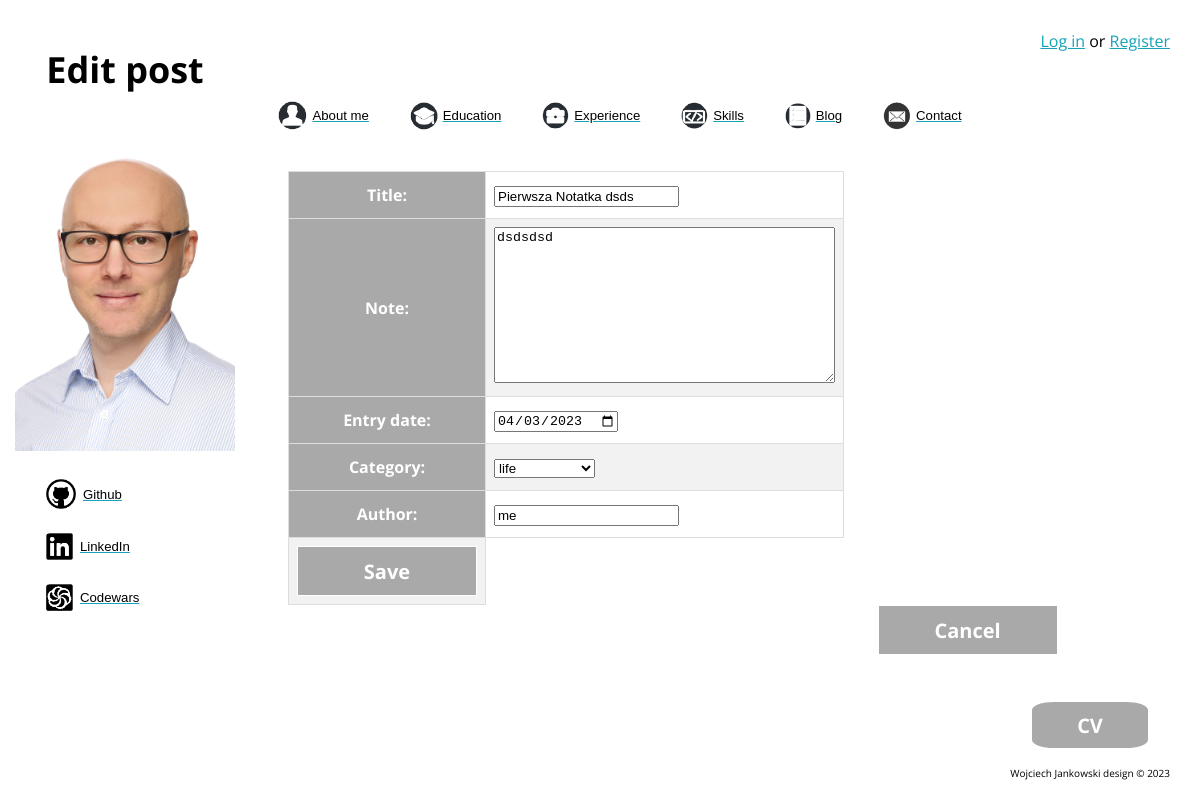
The page /blog/edit/post/6/ on the database its author committed.
### blog/models.py (models this page shows)
class Blog(models.Model):
    title = models.CharField(max_length=200, blank=False)
    note = models.TextField()
    entry_date = models.DateField(auto_now=False, blank=False, )
    category = models.CharField(max_length=1, choices=(("p", "programming"), ("i", "interests"), ("l", "life")),
                                blank=False)
    author = models.CharField(max_length=30, blank=False)
    class Meta:
        verbose_name = "Blog"
        verbose_name_plural = "Blog"

### blog/views.py (the view, shortened to what this page needs)
# urls.py: path('edit/post/<int:pk>/', views.PostUpdateView.as_view(), name='post_edit'),
class PostUpdateView(UpdateView):
    model = Blog
    form_class = BlogModelForm
    template_name = 'blog/create_post.html'
    def get_object(self, queryset=None):
        pk = self.kwargs.get('pk')
        return get_object_or_404(Blog, pk=pk)
    def get_context_data(self, **kwargs):
        context = super().get_context_data(**kwargs)
        context['site_name'] = "Edit post"
        return context

### blog/forms.py
class BlogModelForm(forms.ModelForm):
    class Meta:
        model = Blog
        fields = '__all__'
        labels = {'title': "Title"}, {'note': "Content of post"}
        widgets = {'entry_date': DateInput(attrs={'type': 'date'})}

### blog/templates/blog/create_post.html (shortened to what this page needs)
{% extends "aboutme/base.html" %}
{% load static %}
{% block main_content %}
<div class="container">
    <form method="POST" novalidate>
        <table id="data" style="display: grid">
            {{ form }}
            <tr style="text-align: center;">
                <td><input class="next" type="submit" value="Save"></td>
            </tr>
        </table>
    </form>
    <a href="{% url 'blog:calendar_current' %}">
        <button class="next" style="float:right;">Cancel</button></a>
</div>
<a href="{% static 'aboutme/files/cv.pdf' %}"><button class="button">CV</button></a>
{% endblock %}

### aboutme/static/aboutme/css/style.css (style rules this page uses)
html { font-family: 'Open Sans', sans-serif; }
body { background-size: 100% 100%; background-repeat: no-repeat; background-position: top; background-attachment: fixed; }
.button { position: fixed; bottom: 50px; right: 50px; background-color: darkgrey; border: 2px solid white; border-radius: 20%; width: 120px; height: 50px; font-size: 20px; color: white; font-weight: bold; cursor: pointer; transition: all 0.25s; font-family: 'Open Sans', sans-serif; }
.next { background-color: darkgrey; border: 1px solid white; width: 180px; height: 50px; font-size: 20px; color: white; font-weight: bold; cursor: pointer; transition: all 0.25s; font-family: 'Open Sans', sans-serif; }
.container { width: 65%; height: auto; margin-left:280px; margin-top:40px; }
#data { border-collapse: collapse; width: 100%; border-radius: 10%; }
#data td, #data th { border: 1px solid #ddd; padding: 8px; }
#data tr:nth-child(even) { background-color: #f2f2f2; }
#data th { padding-top: 12px; padding-bottom: 12px; text-align: center; background-color: darkgrey; color: white; }
a { color: #17a2b8; }

### rows shown on the page
Blog: title "Pierwsza Notatka dsds", note "dsdsdsd", entry_date "04/03/2023", category "life", author "me"

### other values the page prints
{{ site_name }} "Edit post"
